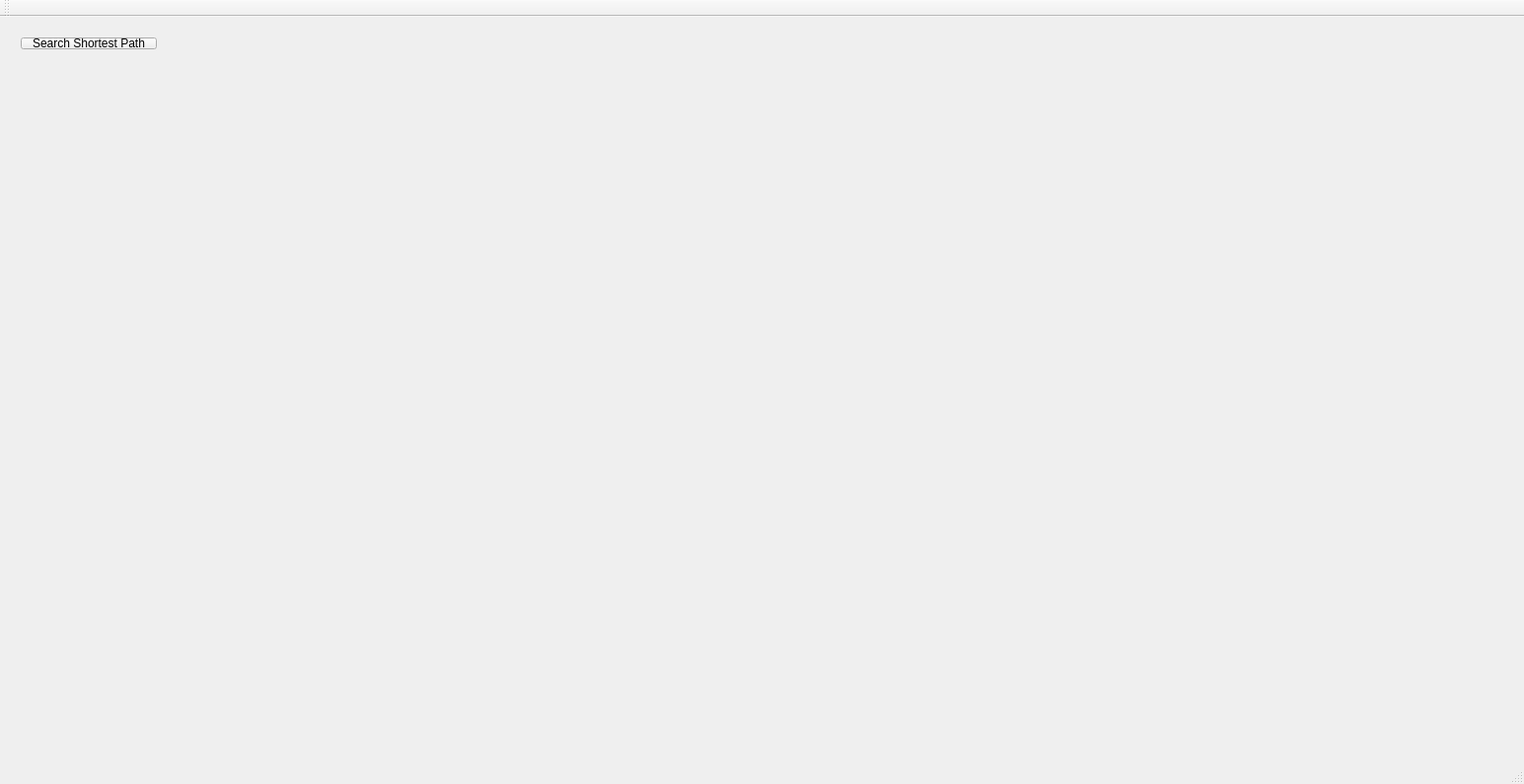
<?xml version="1.0" encoding="UTF-8"?>
<ui version="4.0">
 <class>LuxembourgViewerClass</class>
 <widget class="QMainWindow" name="LuxembourgViewerClass">
  <property name="geometry">
   <rect>
    <x>0</x>
    <y>0</y>
    <width>1545</width>
    <height>795</height>
   </rect>
  </property>
  <property name="windowTitle">
   <string>Luxembourg Viewer</string>
  </property>
  <property name="windowIcon">
   <iconset resource="LuxembourgViewer.qrc">
    <normaloff>:/Luxembourg.png</normaloff>:/Luxembourg.png</iconset>
  </property>
  <widget class="QWidget" name="centralWidget">
   <widget class="QWidget" name="verticalLayoutWidget">
    <property name="geometry">
     <rect>
      <x>10</x>
      <y>10</y>
      <width>160</width>
      <height>51</height>
     </rect>
    </property>
    <layout class="QVBoxLayout" name="verticalLayout">
     <item>
      <widget class="QPushButton" name="pathButton">
       <property name="text">
        <string>Search Shortest Path</string>
       </property>
      </widget>
     </item>
     <item>
      <widget class="QLabel" name="loadingLabel">
       <property name="text">
        <string/>
       </property>
      </widget>
     </item>
    </layout>
   </widget>
  </widget>
  <widget class="QMenuBar" name="menuBar">
   <property name="geometry">
    <rect>
     <x>0</x>
     <y>0</y>
     <width>1545</width>
     <height>26</height>
    </rect>
   </property>
  </widget>
  <widget class="QToolBar" name="mainToolBar">
   <attribute name="toolBarArea">
    <enum>TopToolBarArea</enum>
   </attribute>
   <attribute name="toolBarBreak">
    <bool>false</bool>
   </attribute>
  </widget>
  <widget class="QStatusBar" name="statusBar"/>
 </widget>
 <layoutdefault spacing="6" margin="11"/>
 <resources>
  <include location="LuxembourgViewer.qrc"/>
 </resources>
 <connections/>
</ui>
